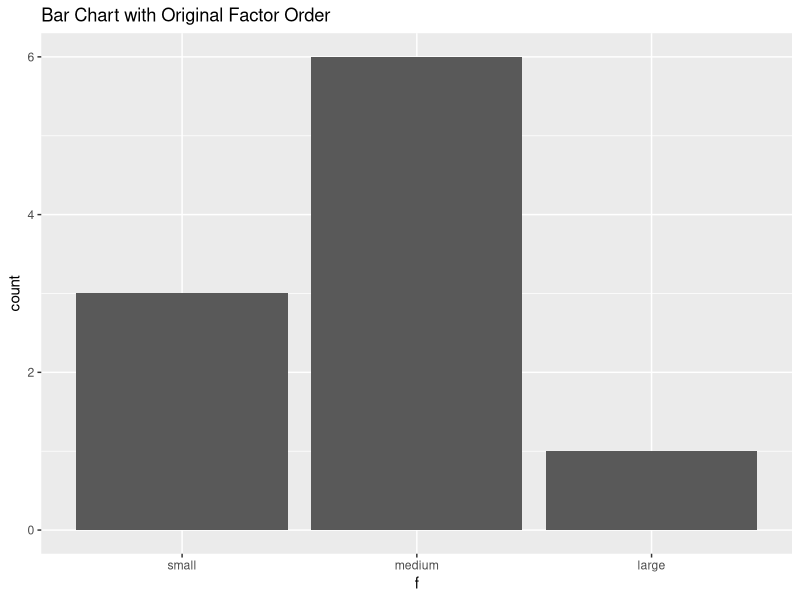
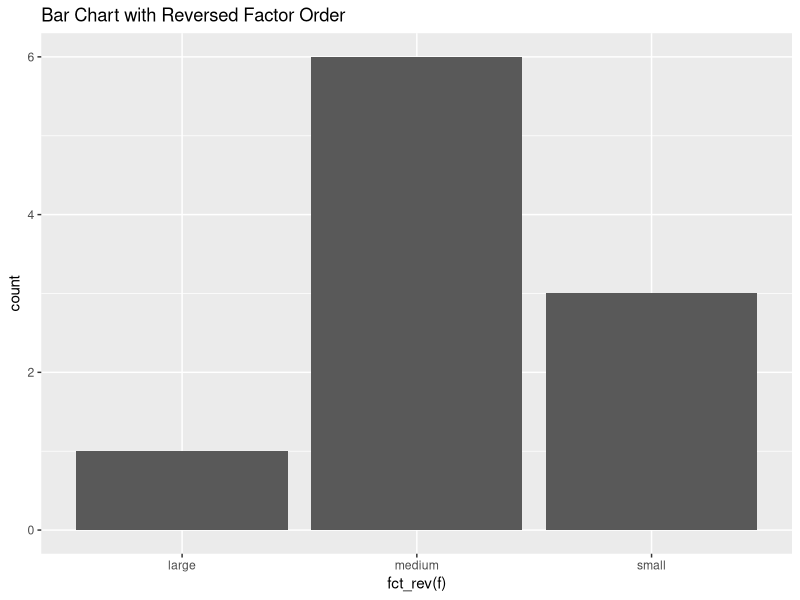
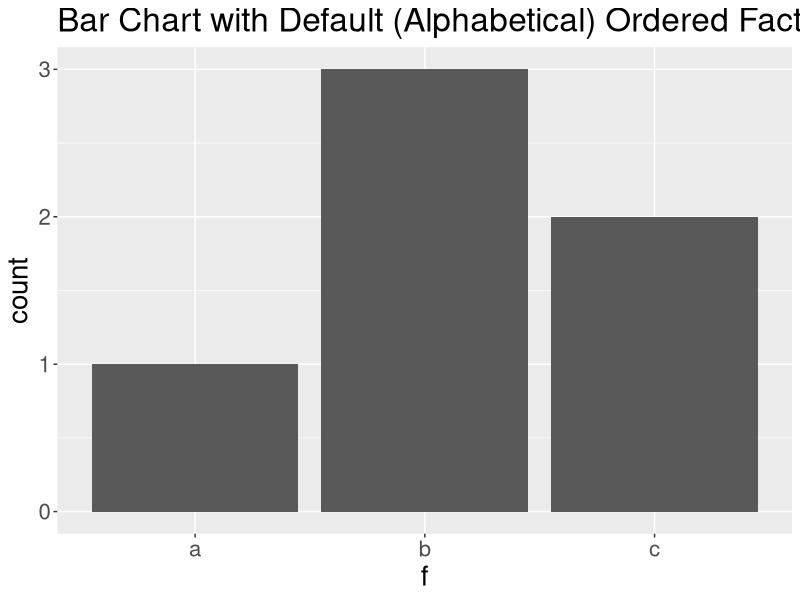
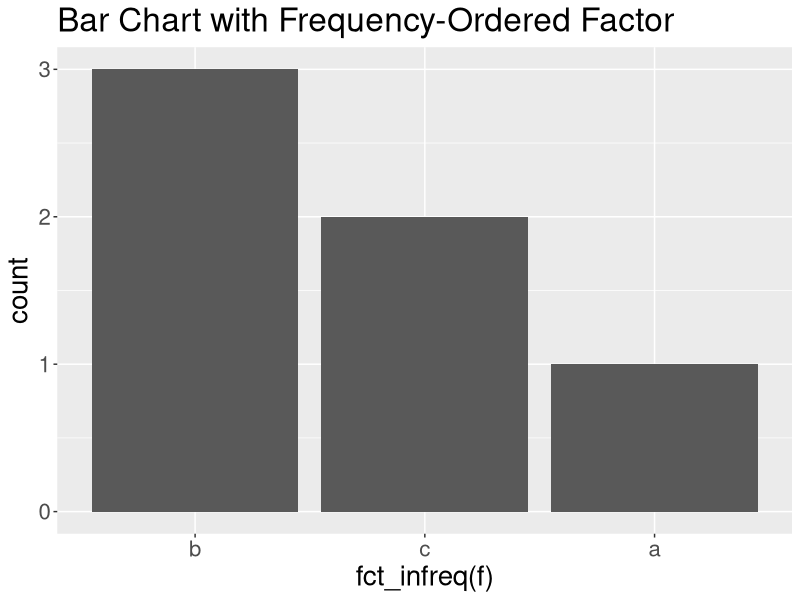
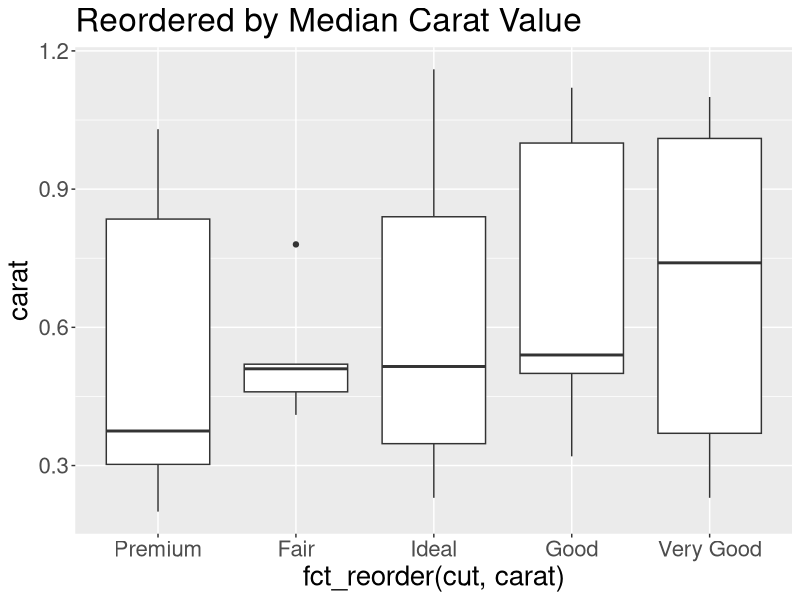
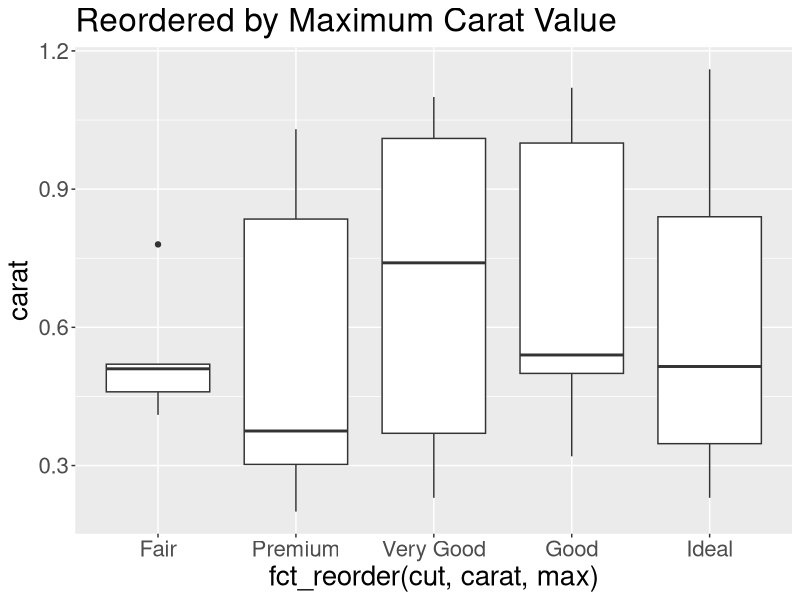
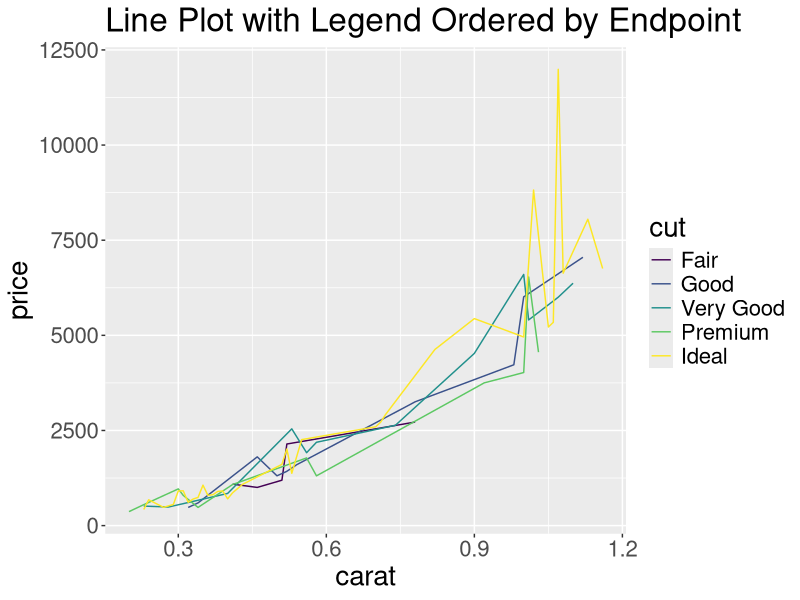
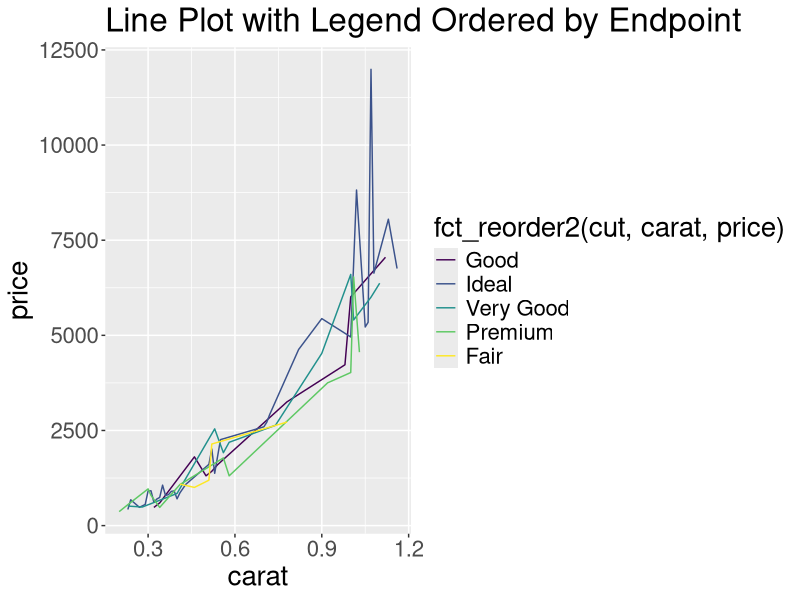

Generate these figures, in order, with R:
## ---- chunk 1
#| label: setup
#| include: false

library(tidyverse)
set.seed(123)
## ---- chunk 2
#| label: factor-structure

f <- factor(c("low", "medium", "high", "medium", "low"))

typeof(f)
str(f)
## ---- chunk 3
#| label: factor-vs-string-small-define

# Small scale 
small_strings <- c(
    "low", "medium", 
    "high", "medium", "low")
small_factor <- factor(small_strings)

## ---- chunk 4
#| label: factor-vs-string-small-compare

# Strings: ~.3 KB
object.size(small_strings) 

# Factor: ~.7 KB - negligibly larger
object.size(small_factor) 
## ---- chunk 5
#| label: factor-vs-string-large-define

# Larger scale
big_strings <- rep(c(
    "low", "medium", "high"), 
    length.out = 10000) # repeat to length 10,000
big_factors <- factor(big_strings)

## ---- chunk 6
#| label: factor-vs-string-larger-compare

# Strings: ~80.2 KB
object.size(big_strings)  

# Factor:  ~40.6 KB - ~50% smaller
object.size(big_factors)  
## ---- chunk 7
#| label: factor-vs-string-long-strings-define

# Long strings
long_strings <- rep(c(
    "Dissatisfied, very dissatisfied, or extremely dissatisfied", 
    "Not at all dissatisfied, somewhat dissatisfied, or a little dissatisfied", 
    "Neutral and/or no response given"), 
    length.out = 2000) # repeat to length 2,000
long_factors <- factor(long_strings)
## ---- chunk 8
#| label: factor-vs-string-long-strings-compare

# Strings: ~8.4 KB
object.size(long_strings) 

# Factor: ~4.8 KB - ~50% smaller
object.size(long_factors)  
## ---- chunk 9
#| label: base-r-factors

f <- factor(c("low", "medium", "high", "medium", "low"))

levels(f)  # View levels
nlevels(f) # Count levels
as.character(f)  # Convert to strings
as.numeric(f)  # Get underlying integers
## ---- chunk 10
#| label: create-factors-factor

# Using factor()
f1 <- factor(c("low", "medium", "high", "medium", "low"))
levels(f1)  # Alphabetical order
as.numeric(f1)  # high=1, low=2, medium=3
## ---- chunk 11
#| label: create-factors-as-factor

# Using as_factor() from forcats
f2 <- as_factor(c("low", "medium", "high", "medium", "low"))
levels(f2)  # Order of appearance
as.numeric(f2)  # low=1, medium=2, high=3
## ---- chunk 12
#| label: specify-levels-factor

x <- c("B", "A", "C", "A", "B")
f <- factor(x, levels = c("C", "B", "A"))
f
levels(f)  # Custom order
## ---- chunk 13
#| label: specify-labels-define

x <- c("B", "A", "C", "A", "B")
## ---- chunk 14
#| label: specify-levels-only

f_levels_only <- factor(x, 
    levels = c("C", "B", "A"))

f_levels_only # Custom order, default labels
levels(f_levels_only)  

## ---- chunk 15
#| label: specify-with-labels

f_with_labels <- factor(x, 
    levels = c("C", "B", "A"), 
    labels = c("Gamma", "Beta", "Alpha"))
f_with_labels # Custom order & labels

## ---- chunk 16
#| label: ordered-factors-argument

sizes_unordered <- factor(
    c("medium", "small", "large", "small", "medium"),
    levels = c("small", "medium", "large"),
    ordered = TRUE)
sizes_unordered
levels(sizes_unordered)
as.numeric(sizes_unordered) 
## ---- chunk 17
#| label: ordered-factors-direct

sizes_ordered <- ordered(
    c("medium", "small", "large", "small", "medium"),
    levels = c("small", "medium", "large"))
sizes_ordered
levels(sizes_ordered)
as.numeric(sizes_ordered) 

## ---- chunk 18
#| label: unordered-factor-order

sizes_unordered <- factor(
    c("medium", "small", "large", "small", "medium"),
    levels = c("small", "medium", "large"),
    ordered = FALSE)

sizes_unordered

## ---- chunk 19
#| label: unordered-factor-comparisons
#| warning: false

sizes_unordered[1] < sizes_unordered[3]  
sizes_unordered[2] > sizes_unordered[4]  
sizes_unordered[2] == sizes_unordered[4] 
## ---- chunk 20
#| label: ordered-factor-order

sizes_ordered <- factor(
    c("medium", "small", "large", "small", "medium"),
    levels = c("small", "medium", "large"),
    ordered = TRUE) # or use ordered() function

sizes_ordered


## ---- chunk 21
#| label: ordered-factor-comparisons
#| warning: false

sizes_ordered[1] < sizes_ordered[3]  
sizes_ordered[2] > sizes_ordered[4]  
sizes_ordered[2] == sizes_ordered[4] 
## ---- chunk 22
#| label: create-factor-inspect
x <- factor(c("medium", "high", "low", "high", "high", "medium"))
## ---- chunk 23
#| label: inspect-levels-base

levels(x) # character vector
nlevels(x) # integer count
## ---- chunk 24
#| label: inspect-levels-forcats
fct_unique(x) # factor of levels
fct_count(x) # tibble of lvl & ct.
## ---- chunk 25
#| label: combine-factors-define

f1 <- factor(c("a", "c"))
f2 <- factor(c("b", "a"))
## ---- chunk 26
#| label: combine-factors-fct-c

f_combined <- fct_c(f1, f2)

f1
f2
f_combined

## ---- chunk 27
#| label: combine-factors-fct-unify

unified_list <- list(f1, f2)
f_unified <- fct_unify(unified_list)

f_unified

## ---- chunk 28
#| label: manual-reordering-create
#| output-location: column

f <- factor(c("medium", "low", "high", "medium", "low"))
f # Current order
## ---- chunk 29
#| label: manual-reordering-move-front

# Move "low" to front
fct_relevel(f, "low")  
## ---- chunk 30
#| label: manual-reordering-relative-position

# Move "medium" before "high"
fct_relevel(f, "medium", "high")  
## ---- chunk 31
#| label: manual-reordering-absolute-position

# Move "high" after first level
fct_relevel(f, "high", after = 1)  

# Move "low" to last position
fct_relevel(f, "low", after = Inf)
## ---- chunk 32
#| label: reverse-order-create

f <- factor(c("large", "small", "medium", "medium", 
    "small", "medium", "small", "medium", "medium", "medium"), 
    levels = c("small", "medium", "large"))
f
## ---- chunk 33
#| label: reverse-order-rev
fct_rev(f)
## ---- chunk 34
ggplot(data.frame(f), aes(x = f)) + 
  geom_bar() +
  labs(title = "Bar Chart with Original Factor Order")
## ---- chunk 35
ggplot(data.frame(f), aes(x = fct_rev(f))) +
  geom_bar() +
  labs(title = "Bar Chart with Reversed Factor Order")
## ---- chunk 36
#| label: reorder-by-appearance-create
#| output-location: column

f <- factor(c("b", "b", "a", "c", "c", "c"))
f
## ---- chunk 37
#| label: reorder-by-appearance-inorder

fct_inorder(f)
## ---- chunk 38
f <- as_factor(c("b", "b", "a", "c", "c", "c"))
f
## ---- chunk 39
#| label: reorder-by-frequency-create
f <- factor(c("b", "b", "a", "c", "c", "c"))
f
## ---- chunk 40
fct_infreq(f)
## ---- chunk 41
#| label: bar-chart-factor-create

f <- factor(c("b", "b", "b", "a", "c", "c"))
## ---- chunk 42
#| label: bar-chart-default-ordered

ggplot(data.frame(f), aes(x = f)) +
    geom_bar() +
    labs(title =
        "Bar Chart with Default (Alphabetical) Ordered Factor") +
    theme(text = element_text(size = 20))
## ---- chunk 43
#| label: bar-chart-infreq-ordered

ggplot(data.frame(f), aes(x = fct_infreq(f))) +
    geom_bar() +
    labs(title =
        "Bar Chart with Frequency-Ordered Factor") +
    theme(text = element_text(size = 20))
## ---- chunk 44
#| label: create-small-diamonds
#| include: false

diamonds_100 <- diamonds |> 
    filter(carat < 1.2) |> 
    slice_sample(n = 100)
## ---- chunk 45
#| label: reorder-by-other-variable-median

ggplot(diamonds_100, aes(
    x = fct_reorder(cut, carat), y = carat)) +
    geom_boxplot() +
    labs(title = "Reordered by Median Carat Value") +
    theme(text = element_text(size = 20))
## ---- chunk 46
#| label: reorder-by-other-variable-max

ggplot(diamonds_100, aes(
    x = fct_reorder(cut, carat, max), y = carat)) +
    geom_boxplot() +
    labs(title = "Reordered by Maximum Carat Value") +
    theme(text = element_text(size = 20))
## ---- chunk 47
#| label: reorder-by-other-variable-default

diamonds_100 |> 
    ggplot(aes(x = carat, y = price, 
        color = cut)) +
    geom_line(stat = "summary", fun = mean) +
    labs(title = "Line Plot with Legend Ordered by Endpoint") +
    theme(text = element_text(size = 20))
## ---- chunk 48
#| label: reorder-by-other-variable-reorder2

diamonds_100 |> 
    ggplot(aes(x = carat, y = price, 
        color = fct_reorder2(cut, carat, price))) +
    geom_line(stat = "summary", fun = mean) +
    labs(title = "Line Plot with Legend Ordered by Endpoint") +
    theme(text = element_text(size = 20))
## ---- chunk 49
#| label: rename-levels-create

f <- factor(c("Low ", "Medium", "High", "Medium ", "Low", "high", "Hihg"))
f
## ---- chunk 50
f_clean <- fct_recode(f,
                      Low = "Low ",
                      Medium = "Medium ",
                      High = "high",
                      High = "Hihg")

f_clean
## ---- chunk 51
#| label: collapse-levels-create

f <- factor(c("A", "A", "B", "B", "B", "C", "C", "C", "C", "D", "E", "F", "G", "G", "G", "G", "G"))

## ---- chunk 52
#| label: collapse-levels-manual
#| output-location: column

f_collapsed <- fct_collapse(
    f,
    Group1 = c("A", "B"),
    Group2 = c("C", "D"),
    Group3 = "E")

f_collapsed
## ---- chunk 53
#| label: lump-levels-create

f <- factor(c("A", "A", "B", "B", "B", "C", "C", "C", "C", "D", "E", "F", "G", "G", "G", "G", "G"))
## ---- chunk 54
#| label: lump-levels-manual-keep

fct_other(f, keep = c("A", "B", "C"))
## ---- chunk 55
#| label: lump-levels-manual-drop

fct_other(f, drop = c("A", "B", "C"))
## ---- chunk 56
#| label: collapse-levels-create-dup

f <- factor(c("A", "A", "B", "B", "B", "C", "C", "C", "C", "D", "E", "F", "G", "G", "G", "G", "G"))

## ---- chunk 57
#| label: collapse-levels-lump-n

fct_lump_n(f, n = 3)
## ---- chunk 58
#| label: collapse-levels-lump-prop

fct_lump_prop(f, prop = 0.2)
## ---- chunk 59
#| label: collapse-levels-lump-min

fct_lump_min(f, min = 4)
## ---- chunk 60
#| label: add-levels-create

f_abc <- factor(c("A", "B", "C"))
f_abc
## ---- chunk 61
#| label: add-levels-expand

fct_expand(f, "D", "E")
## ---- chunk 62
#| label: drop-levels-create

f_abcde <- factor(c("A", "B", "C"), 
    levels = c("A", "B", "C", "D", "E"))
f_abcde

## ---- chunk 63
#| label: drop-levels-drop

fct_drop(f_abcde)
## ---- chunk 64
#| label: remove-again

# add unused levels
fct_expand(f_abc, "D", "E") |> 
    # then drop them
    fct_drop()

## ---- chunk 65
#| label: drop-create-tibble
#| output-location: column

# Create a tibble with a factor variable
t <- tibble(
    f = factor(c("A", "B", "C", "D", "E")),
    i = c(1:5)
)

t
## ---- chunk 66
#| label: drop-view-factor-column
#| output-location: column

t$f
## ---- chunk 67
#| label: drop-unused-levels-filter
#| output-location: column


t_subset <- filter(t, i <= 3)
t_subset$f

## ---- chunk 68
#| label: drop-unused-levels-droplevels
#| output-location: column

fct_drop(t_subset$f)
## ---- chunk 69
#| label: handle-missing-values-create

f <- factor(c("A", "B", NA, "A", "C", NA, "B"))
f
## ---- chunk 70
#| label: handle-missing-values-na-level

fct_na_value_to_level(f)
## ---- chunk 71
#| label: handle-missing-values-named-level

fct_na_value_to_level(f, level = "(Missing)")
## ---- chunk 72
#| label: messy-categorical-data

# Create messy data
messy <- c(" Low", "medium ", "HIGH", "medium", " low", "high", NA, "Hihg")
## ---- chunk 73
#| label: cleaning-pipeline

messy |> 
    str_trim() |> 
    str_to_lower() |> 
    str_replace("hihg", "high") |> 
    factor(levels = c("low", "medium", "high"), 
        ordered = TRUE) |> 
    fct_na_value_to_level("no response")
## ---- chunk 74
#| label: bar-chart-unsorted-view
#| echo: false

diamonds_100 |> 
ggplot(aes(x = clarity)) +
geom_bar() +
labs(title = "Bar chart with no ordering",
    x = "Default factor variable") +
# increase ALL text size
theme(text = element_text(size = 20))
## ---- chunk 75
#| label: bar-chart-freq-view
#| echo: false

diamonds_100 |> 
    ggplot(aes(x = 
            fct_infreq(clarity))) +
    geom_bar() +
    labs(title = "Bar chart with freq. ordering",
        x = "Somewhat arranged factor variable") +
    # increase ALL text size
    theme(text = element_text(size = 20))
## ---- chunk 76
#| label: bar-chart-freq-lump-view
#| echo: false

diamonds_100 |> 
    ggplot(aes(x = 
            fct_lump_n(clarity, n = 4) |> 
            fct_infreq())) +
    geom_bar() +
    labs(title = "Bar chart with freq. ordering + lumping",
        x = "Cleverly arranged factor variable") +
    # increase ALL text size
    theme(text = element_text(size = 20))
## ---- chunk 77
#| label: bar-chart-freq-lump-other-end-view
#| echo: false

diamonds_100 |> 
    ggplot(aes(x = 
            fct_lump_n(clarity, n = 4) |> 
            fct_infreq() |> 
            fct_relevel("Other", after = Inf))) +
    geom_bar() +
labs(title = "Bar chart with freq. ordering + lumping + relevel",
    x = "Brilliantly arranged factor variable") +
    # increase ALL text size
    theme(text = element_text(size = 20))
## ---- chunk 78
#| label: model-reference-level-default

summary(
    lm(mpg ~ factor(cyl), data = mtcars)
)
## ---- chunk 79
#| label: model-reference-level-reverse

summary(
    lm(mpg ~ fct_rev(factor(cyl)), data = mtcars)
)

